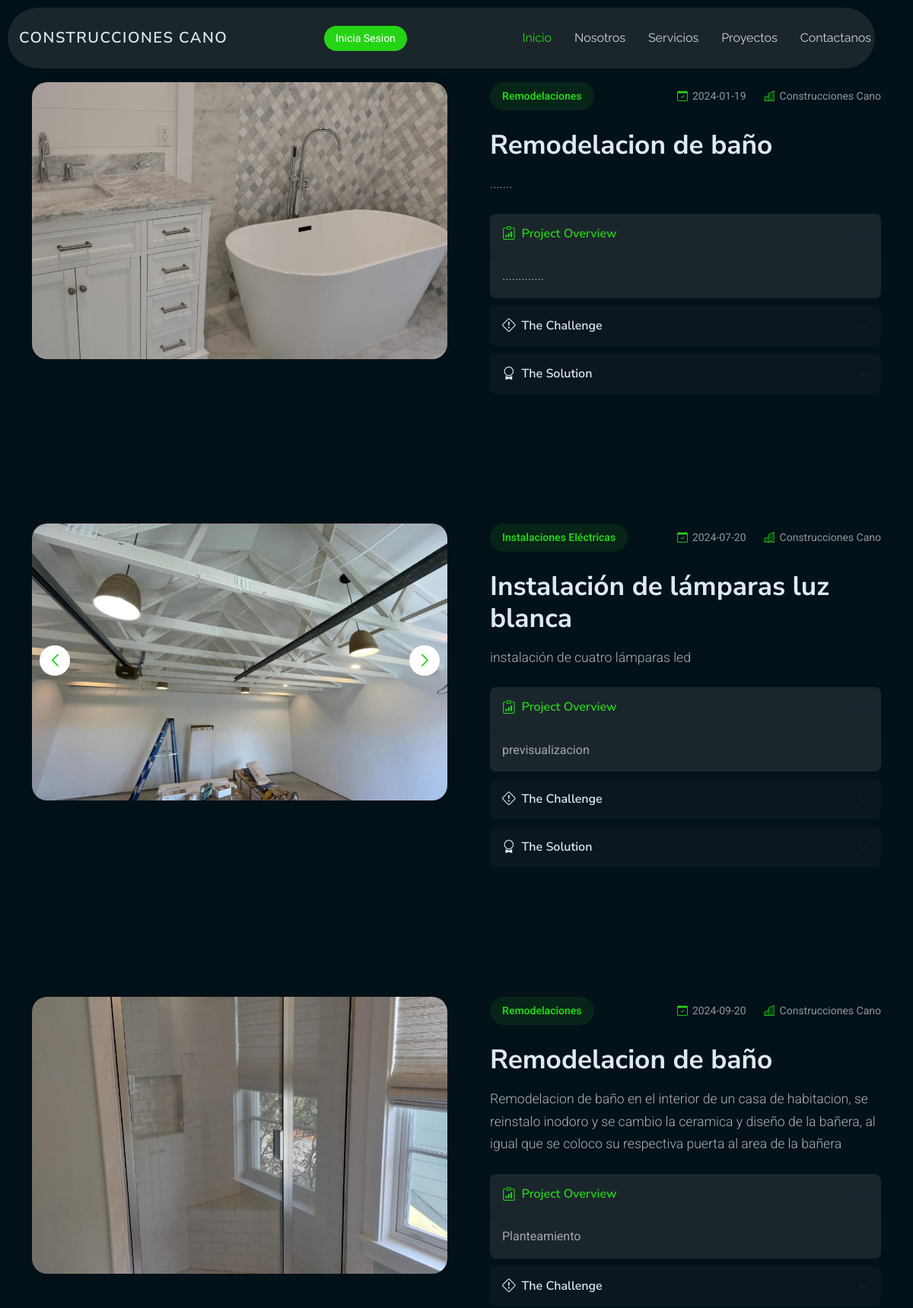
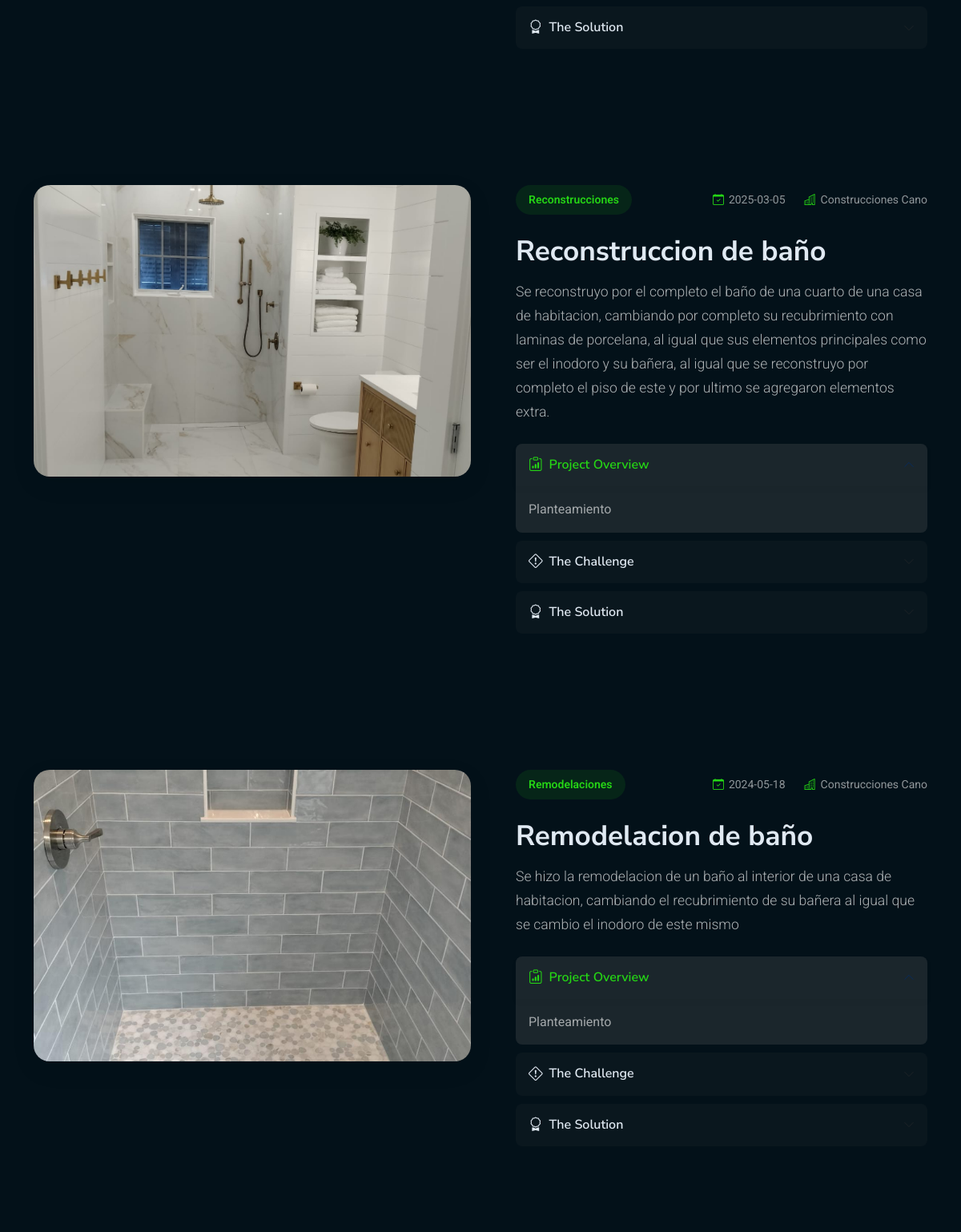
The page /portafolio-details2.php (upper part) on the database its author committed (2 pictures, top to bottom).
### tables this page shows
CREATE TABLE `imagenes` (
  `id` int(11) NOT NULL,
  `trabajo_id` int(11) DEFAULT NULL,
  `ruta` varchar(255) DEFAULT NULL
);

CREATE TABLE `trabajos` (
  `id` int(11) NOT NULL,
  `titulo` varchar(255) DEFAULT NULL,
  `categoria` varchar(100) DEFAULT NULL,
  `fecha` date DEFAULT NULL,
  `cliente` varchar(100) DEFAULT NULL,
  `descripcion` text,
  `overview` text,
  `reto` text,
  `solucion` text
);

### portafolio-details2.php (the view, shortened to what this page needs)
<!DOCTYPE html>
<html lang="en">
<head>
    <link href="assets/vendor/bootstrap/css/bootstrap.min.css" rel="stylesheet">
    <link href="assets/vendor/bootstrap-icons/bootstrap-icons.css" rel="stylesheet">
    <link href="assets/vendor/aos/aos.css" rel="stylesheet">
    <link href="assets/vendor/swiper/swiper-bundle.min.css" rel="stylesheet">
    <link href="assets/vendor/glightbox/css/glightbox.min.css" rel="stylesheet">
    <link href="assets/css/main.css" rel="stylesheet">
</head>
<body class="portfolio-details-page">
  <header id="header" class="header d-flex align-items-center fixed-top">
    <div
      class="header-container container-fluid container-xl position-relative d-flex align-items-center justify-content-between">
      <a href="index.php" class="logo d-flex align-items-center me-auto me-xl-0">
        <h1 class="sitename">Construcciones Cano</h1>
      </a>
      <nav id="navmenu" class="navmenu">
        <ul>
          <li><a href="index.php?#hero" class="active">Inicio</a></li>
          <li><a href="index.php?#about">Nosotros</a></li>
          <li><a href="index.php?#services">Servicios</a></li>
          <li><a href="index.php?#portfolio">Proyectos</a></li>
          <li><a href="index.php?#contact">Contactanos</a></li>
        </ul>
      </nav>
      <a class="btn-getstarted" href="inicioSesion.php">Inicia Sesion</a>
    </div>
  </header>
    <main class="main">
        <br>
        <br>
        <?php
        include("conexion.php");
        $query = "SELECT * FROM trabajos";
        $resultado = $conexion->query($query);
        while ($fila = $resultado->fetch_assoc()) {
            $trabajo_id = $fila['id'];
            $imagenesQuery = "SELECT ruta FROM imagenes WHERE trabajo_id = $trabajo_id";
            $imagenesResultado = $conexion->query($imagenesQuery);
            ?>
            <section id="trabajo-<?= htmlspecialchars($fila['id']) ?>" class="portfolio-details section">
                <div class="container" data-aos="fade-up" data-aos-delay="100">
                    <div class="row gy-4">
                        <div class="col-lg-6" data-aos="fade-right">
                            <div class="portfolio-details-media">
                                <div class="main-image">
                                    <div class="portfolio-details-slider swiper init-swiper" data-aos="zoom-in">
                                        <div class="swiper-wrapper">
                                            <?php while ($img = $imagenesResultado->fetch_assoc()): ?>
                                            <div class="swiper-slide">
                                                <img src="<?= htmlspecialchars($img['ruta']) ?>"
                                                    alt="Portfolio Image" class="img-fluid">
                                            </div>
                                           <?php endwhile; ?>
                                        </div>
                                        <div class="swiper-button-prev"></div>
                                        <div class="swiper-button-next"></div>
                                    </div>
                                </div>
                            </div>
                        </div>
                        <div class="col-lg-6" data-aos="fade-left">
                            <div class="portfolio-details-content">
                                <div class="project-meta">
                                    <div class="badge-wrapper">
                                        <span class="project-badge"><?= htmlspecialchars($fila['categoria']) ?></span>
                                    </div>
                                    <div class="date-client">
                                        <div class="meta-item">
                                            <i class="bi bi-calendar-check"></i>
                                            <span><?= htmlspecialchars($fila['fecha']) ?></span>
                                        </div>
                                        <div class="meta-item">
                                            <i class="bi bi-buildings"></i>
                                            <span>Construcciones Cano</span>
                                        </div>
                                    </div>
                                </div>
                                <h2 class="project-title"><?= htmlspecialchars($fila['titulo']) ?></h2>
                                <div class="project-overview">
                                    <p class="lead">
                                        <?= htmlspecialchars($fila['descripcion']) ?>
                                    </p>
                                    <div class="accordion project-accordion"
                                        id="portfolio-details-projectAccordion-<?= $fila['id'] ?>">
                                        <div class="accordion-item" data-aos="fade-up">
                                            <h2 class="accordion-header">
                                                <button class="accordion-button" type="button" data-bs-toggle="collapse"
                                                    data-bs-target="#portfolio-details-collapse-1-<?= $fila['id'] ?>"
                                                    aria-expanded="true" aria-controls="collapseOne">
                                                    <i class="bi bi-clipboard-data me-2"></i> Project Overview
                                                </button>
                                            </h2>
                                            <div id="portfolio-details-collapse-1-<?= $fila['id'] ?>"
                                                class="accordion-collapse collapse show"
                                                data-bs-parent="#portfolio-details-projectAccordion-<?= $fila['id'] ?>">
                                                <div class="accordion-body">
                                                    <p><?= htmlspecialchars($fila['overview']) ?></p>
                                                </div>
                                            </div>
                                        </div>
                                        <div class="accordion-item" data-aos="fade-up" data-aos-delay="100">
                                            <h2 class="accordion-header">
                                                <button class="accordion-button collapsed" type="button"
                                                    data-bs-toggle="collapse"
                                                    data-bs-target="#portfolio-details-collapse-2-<?= $fila['id'] ?>"
                                                    aria-expanded="false" aria-controls="collapseTwo">
                                                    <i class="bi bi-exclamation-diamond me-2"></i> The Challenge
                                                </button>
                                            </h2>
                                        </div>
                                        <div class="accordion-item" data-aos="fade-up" data-aos-delay="200">
                                            <h2 class="accordion-header">
                                                <button class="accordion-button collapsed" type="button"
                                                    data-bs-toggle="collapse"
                                                    data-bs-target="#portfolio-details-collapse-3-<?= $fila['id'] ?>"
                                                    aria-expanded="false" aria-controls="collapseThree">
                                                    <i class="bi bi-award me-2"></i> The Solution
                                                </button>
                                            </h2>
                                        </div>
                                    </div>
                                </div>
                            </div>
                        </div>
                    </div>
                </div>
            </section>
        <?php } ?>
    </main>
</body>
</html>

### rows shown on the page
trabajos: categoria "Remodelaciones", fecha "2024-01-19", titulo "Remodelacion de baño", descripcion ".......", overview "............."
imagenes: ruta (picture)
trabajos: categoria "Instalaciones Eléctricas", fecha "2024-07-20", titulo "Instalación de lámparas luz blanca", descripcion "instalación de cuatro lámparas led", overview "previsualizacion"
imagenes: ruta (picture)
trabajos: categoria "Remodelaciones", fecha "2024-09-20", titulo "Remodelacion de baño", descripcion "Remodelacion de baño en el interior de un casa de habitacion, se reinstalo inodoro y se cambio la ceramica y diseño de la bañera, al igual que se coloco su respectiva puerta al area de la bañera", overview "Planteamiento"
imagenes: ruta (picture)
trabajos: categoria "Reconstrucciones", fecha "2025-03-05", titulo "Reconstruccion de baño", descripcion "Se reconstruyo por el completo el baño de una cuarto de una casa de habitacion, cambiando por completo su recubrimiento con laminas de porcelana, al igual que sus elementos principales como ser el inodoro y su bañera, al igual que se reconstruyo por completo el piso de este y por ultimo se agregaron elementos extra.", overview "Planteamiento"
imagenes: ruta (picture)
trabajos: categoria "Remodelaciones", fecha "2024-05-18", titulo "Remodelacion de baño", descripcion "Se hizo la remodelacion de un baño al interior de una casa de habitacion, cambiando el recubrimiento de su bañera al igual que se cambio el inodoro de este mismo", overview "Planteamiento"
imagenes: ruta (picture)
